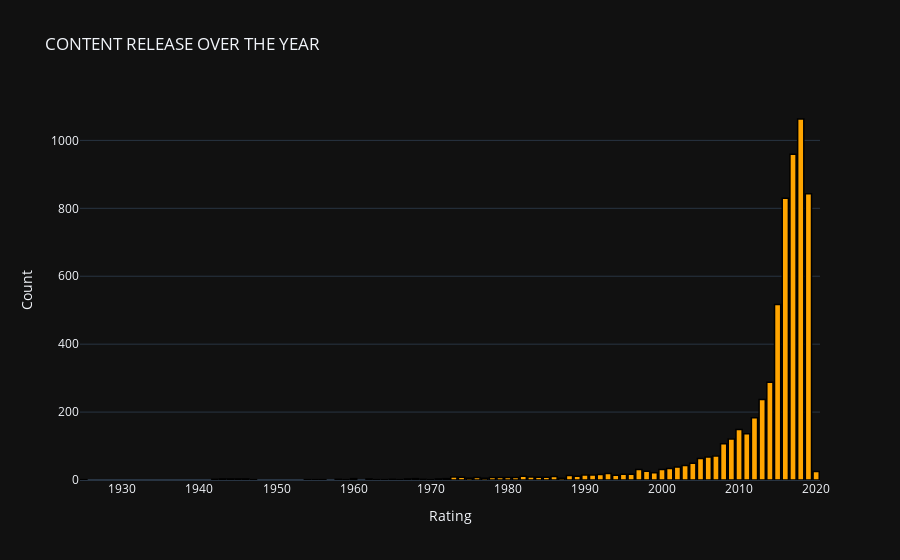

Notebook source saved alongside this figure:
### Code cell
temp_df = df['release_year'].value_counts().reset_index()

trace = go.Bar(
                x = temp_df['index'],
                y = temp_df['release_year'],
                marker = dict(color = 'rgb(255,165,0)',
                             line=dict(color='rgb(0,0,0)',width=1.5)))
layout = go.Layout(template='plotly_dark', title='CONTENT RELEASE OVER THE YEAR',
                      xaxis = dict(title = 'Rating'), yaxis = dict(title = 'Count'))
fig = go.Figure(data = [trace], layout = layout)
fig.show()

### Figure 1 — Plotly figure (JSON) as saved in the notebook; plotly's stock layout.template omitted (floating-point values rounded to 4 significant figures)
{"data": [{"marker": {"color": "rgb(255,165,0)", "line": {"color": "rgb(0,0,0)", "width": 1.5}}, "type": "bar", "x": [2018, 2017, 2019, 2016, 2015, 2014, 2013, 2012, 2010, 2011, 2009, 2008, 2007, 2006, 2005, 2004, 2003, 2002, 2001, 2000, 1997, 1998, 2020, 1999, 1993, 1995, 1996, 1992, 1990, 1991, 1994, 1988, 1989, 1982, 1986, 1973, 1983, 1974, 1985, 1984, 1980, 1981, 1978, 1979, 1976, 1987, 1975, 1977, 1968, 1972, 1960, 1945, 1946, 1943, 1962, 1971, 1967, 1944, 1958, 1965, 1942, 1969, 1954, 1966, 1970, 1947, 1955, 1959, 1963, 1964, 1956, 1925], "y": [1063, 959, 843, 830, 517, 288, 237, 183, 149, 136, 121, 107, 71, 68, 63, 49, 43, 38, 34, 31, 31, 26, 25, 21, 19, 17, 17, 16, 15, 15, 14, 13, 11, 11, 10, 9, 9, 8, 8, 8, 7, 7, 7, 7, 7, 5, 5, 5, 4, 4, 4, 3, 3, 3, 3, 3, 3, 3, 2, 2, 2, 2, 1, 1, 1, 1, 1, 1, 1, 1, 1, 1]}], "layout": {"title": {"text": "CONTENT RELEASE OVER THE YEAR"}, "xaxis": {"title": {"text": "Rating"}}, "yaxis": {"title": {"text": "Count"}}}}
